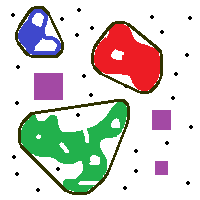
#> input picture Imagem4.png, 200 x 200 px
$ python -i Histogram_Class.py   (imports and definitions only)
#> lines starting #> are read from the running program, lines starting #| are printed output that depends on the picture
#> further down, picture is the input picture: shape (200, 200, 3); mean B, G, R 203.6, 209.5, 212
import numpy as np
from matplotlib import pyplot as plt
import cv2

class Histograma:
    def __init__(self):
        pass

    def exibe_histograma(self,img,titulo = "Histograma"):
        hist, bins = np.histogram(img.flatten(), 256, [0, 256])  # calculando histograma

        aculmulada = hist.cumsum()
        aculmulada_normalized = aculmulada * hist.max() / aculmulada.max()

        # plt.plot(aculmulada_normalized, color = 'b')#linha  no grafico
        plt.hist(img.flatten(), 256, [0, 256], color='r')
        plt.xlim([0, 256])
        plt.title(titulo)
        plt.legend(('Frequencia dos Pixels', ''), loc='upper left')
        plt.savefig(titulo+'.png', format="PNG")
        plt.show()

    def exibe_histogramaC(self,img):
        #bgr
        blue = cv2.calcHist(img, [0], None, [256], [0, 256])
#> blue = 256 values from 0 to 600
        plt.plot(blue, color='b')
        plt.xlim([0, 256])

        green = cv2.calcHist(img,[1],None,[256],[0,256])
#> green = 256 values from 0 to 600
        plt.plot(green, color='g')
        plt.xlim([0, 256])

        red = cv2.calcHist(img,[2],None,[256],[0,256])
#> red = 256 values from 0 to 600
        plt.plot(red, color='r')
        plt.xlim([0, 256])

        plt.title('Histogram for color scale picture')
        plt.show()
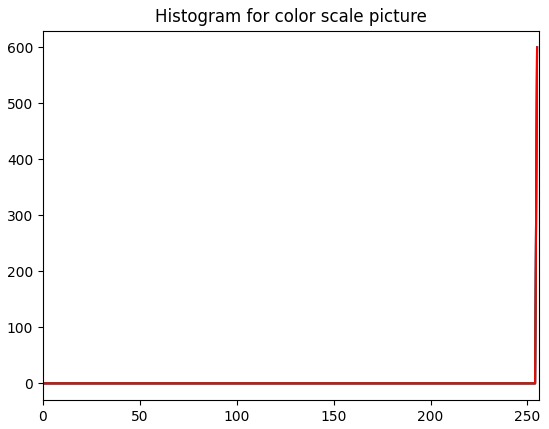
#> figure drawn by matplotlib, 1 panel; curve peaks at x = 255, y = 600; curve peaks at x = 255, y = 600; curve peaks at x = 255, y = 600

    def retorna_acumlada(self,img):
        h = np.histogram(img.flatten(), 256, [0, 256])  # calculando histograma
        return h[0]

    def retorna_frequenciaC(self,img):
        blue = cv2.calcHist(img, [0], None, [256], [0, 256])
        green = cv2.calcHist(img, [1], None, [256], [0, 256])
        red = cv2.calcHist(img, [2], None, [256], [0, 256])
        return [red,green,blue]

>>> import cv2
>>> picture = cv2.imread('Imagem4.png')
>>> result = Histograma().exibe_histogramaC(picture)
